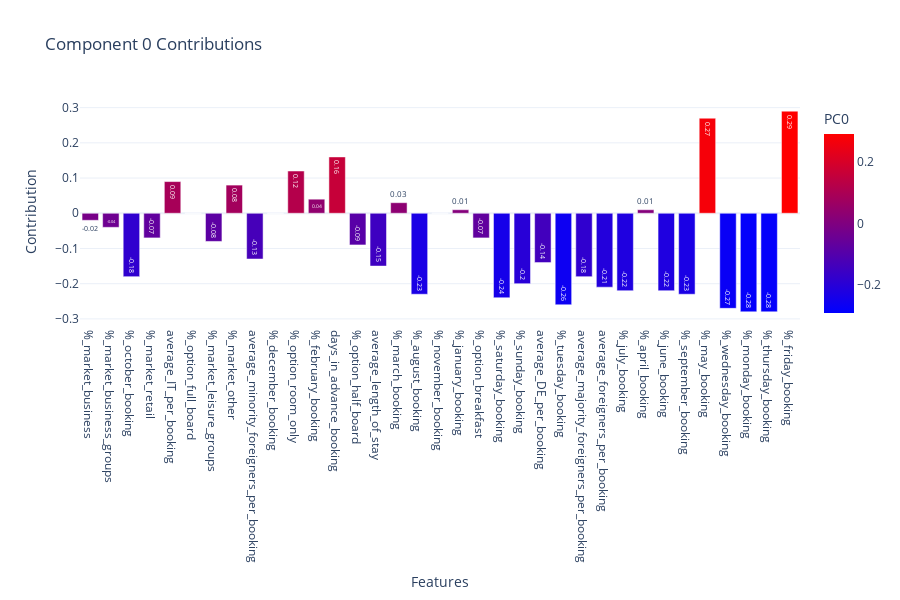

Write notebook code for a chart like this one.
### Code cell
# visualize the PCA components 0 and 1
fig = px.bar(pca_components.round(2), x=pca_components.round(2).index, y='PC0',
             title='Component 0 Contributions', text='PC0', color='PC0', color_continuous_scale='Bluered', color_continuous_midpoint=0,
             labels={'x': 'Features', 'y': 'Contribution'},
             color_discrete_sequence=px.colors.qualitative.Plotly, template='plotly_white')
fig.update_layout(height=600, xaxis_title='Features', yaxis_title='Contribution')
fig.show()
fig.write_html(f'{output_folder}/pca_component_0_contributions.png')

### Figure 1 — Plotly figure (JSON) as saved in the notebook; plotly's stock layout.template omitted (floating-point values rounded to 4 significant figures)
{"data": [{"hovertemplate": "index=%{x}<br>PC0=%{marker.color}<extra></extra>", "legendgroup": "", "marker": {"color": [-0.02, -0.04, -0.18, -0.07, 0.09, -0.0, -0.08, 0.08, -0.13, -0.0, 0.12, 0.04, 0.16, -0.09, -0.15, 0.03, -0.23, -0.0, 0.01, -0.07, -0.24, -0.2, -0.14, -0.26, -0.18, -0.21, -0.22, 0.01, -0.22, -0.23, 0.27, -0.27, -0.28, -0.28, 0.29], "coloraxis": "coloraxis", "pattern": {"shape": ""}}, "name": "", "orientation": "v", "showlegend": false, "text": [-0.02, -0.04, -0.18, -0.07, 0.09, -0.0, -0.08, 0.08, -0.13, -0.0, 0.12, 0.04, 0.16, -0.09, -0.15, 0.03, -0.23, -0.0, 0.01, -0.07, -0.24, -0.2, -0.14, -0.26, -0.18, -0.21, -0.22, 0.01, -0.22, -0.23, 0.27, -0.27, -0.28, -0.28, 0.29], "textposition": "auto", "type": "bar", "x": ["%_market_business", "%_market_business_groups", "%_october_booking", "%_market_retail", "average_IT_per_booking", "%_option_full_board", "%_market_leisure_groups", "%_market_other", "average_minority_foreigners_per_booking", "%_december_booking", "%_option_room_only", "%_february_booking", "days_in_advance_booking", "%_option_half_board", "average_length_of_stay", "%_march_booking", "%_august_booking", "%_november_booking", "%_january_booking", "%_option_breakfast", "%_saturday_booking", "%_sunday_booking", "average_DE_per_booking", "%_tuesday_booking", "average_majority_foreigners_per_booking", "average_foreigners_per_booking", "%_july_booking", "%_april_booking", "%_june_booking", "%_september_booking", "%_may_booking", "%_wednesday_booking", "%_monday_booking", "%_thursday_booking", "%_friday_booking"], "xaxis": "x", "y": [-0.02, -0.04, -0.18, -0.07, 0.09, -0.0, -0.08, 0.08, -0.13, -0.0, 0.12, 0.04, 0.16, -0.09, -0.15, 0.03, -0.23, -0.0, 0.01, -0.07, -0.24, -0.2, -0.14, -0.26, -0.18, -0.21, -0.22, 0.01, -0.22, -0.23, 0.27, -0.27, -0.28, -0.28, 0.29], "yaxis": "y"}], "layout": {"barmode": "relative", "coloraxis": {"cmid": 0, "colorbar": {"title": {"text": "PC0"}}, "colorscale": [[0, "rgb(0,0,255)"], [1, "rgb(255,0,0)"]]}, "height": 600, "legend": {"tracegroupgap": 0}, "title": {"text": "Component 0 Contributions"}, "xaxis": {"anchor": "y", "domain": [0, 1], "title": {"text": "Features"}}, "yaxis": {"anchor": "x", "domain": [0, 1], "title": {"text": "Contribution"}}}}
